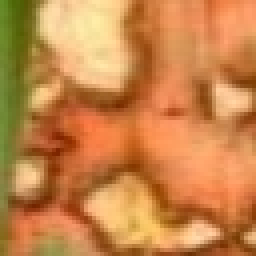
#> input picture Backup/blast_1.JPG, 64 x 64 px (shown 4 times larger); its folder holds only this picture in this run
$ python test.py   (Python 2 division)
#> lines starting #> are read from the running program, lines starting #| are printed output that depends on the picture; after the words box and inside, x2 and y2 are one past the last pixel; in counts of white or black regions, pixels touching at a corner belong together; long printed decimals are rounded
import cv2
import numpy as np
import math
import scipy as sp
import random
import glob
import os
import pandas as pd

def kmeans(histogram):
    for k in range(0,21):
        #print '\niteration',k
        ''' First iteration assign random centroid points '''
        if k == 0:
            cent1 = rand_points[0]
            cent2 = rand_points[1]
        else:
            #print '\n selecting centroid values'
            cent1 = centroid1_avg
            cent2 = centroid2_avg

        #print histogram
        point1_centroid = []
        point2_centroid = []
        w1_centroid = []
        w2_centroid = []
        sum1 = 0
        sum2 = 0
        for i,val in enumerate(histogram):
            ''' computing absolute distance from each of the cluster and assigning it to a particular cluster based on distance'''
            #print '\n\n','i',i,'val',val,'cent1', cent1,'cent2', cent2
            if  abs(i - cent1) <  abs(i - cent2):
                point1_centroid.append(i)
                w1_centroid.append(val)
                sum1 = sum1 + (i * val)

                #print '\nselection 1'
            else:
                point2_centroid.append(i)
                w2_centroid.append(val)
                sum2 = sum2 + (i * val)

                #print '\nselection 2'


        sum_w1 = sum(w1_centroid)
        sum_w2 = sum(w2_centroid)
        if(sum_w1==0):
            sum_w1 = 1
        elif(sum_w2==0):
            sum_w2 = 1

        centroid1_avg = int(sum1)/sum_w1
        centroid2_avg = int(sum2)/sum_w2


        #print '\n\n','sum1',sum1,'sum2',sum2,'cent1', centroid1_avg,'cent2', centroid2_avg
    return [point1_centroid,point2_centroid]


path = "F:\Projects\hhh\dataset\Backup"
image_list = []
image_name = []
color_index = []
width_value =[]
height_value =[]
std_devi=[]
number_contour=[]
os.chdir(path)

for file in glob.glob("*.jpg"):
    image = cv2.imread(file)
#> image is the input picture: shape (64, 64, 3); mean B, G, R 73.4, 133.1, 199.9
    image = cv2.resize(image,(120,120))
#> image: shape (120, 120, 3)
    image_list.append(image)
    print file
    name = str(file)
    n1,n2 = name.split("_")
    print n1
    if(n1=='blast'):
        image_name.append(1)
    elif(n1=='blight'):
        image_name.append(2)
    elif(n1=='brown'):
        image_name.append(3)


    gray = cv2.cvtColor(image,cv2.COLOR_BGR2GRAY)
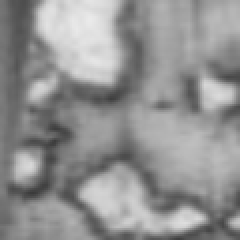
#> gray: shape (120, 120) (shown 2 times larger); min 58, max 234, mean 146.1

    hsv = cv2.cvtColor(image, cv2.COLOR_BGR2HSV)
#> hsv: shape (120, 120, 3); mean H, S, V 15.1, 166.6, 200.6

    h,s,v = cv2.split(hsv)
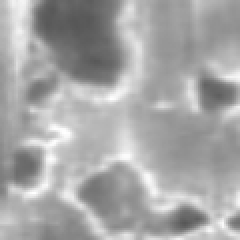
#> s: shape (120, 120) (shown 2 times larger); min 86, max 255, mean 166.6
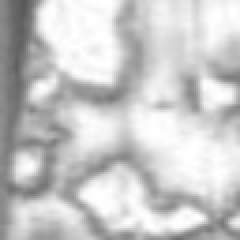
#> v: shape (120, 120) (shown 2 times larger); min 89, max 255, mean 200.6

    #cv2.imshow("Saturation",hsv)

    equ = cv2.equalizeHist(s)
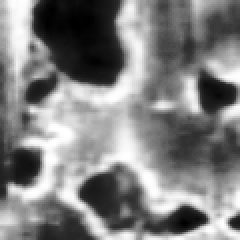
#> equ: shape (120, 120) (shown 2 times larger); min 0, max 255, mean 128.7

    ret, thresh = cv2.threshold(equ,0,255,cv2.THRESH_BINARY_INV+cv2.THRESH_OTSU)
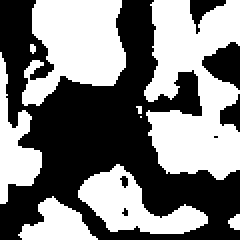
#> thresh: shape (120, 120) (shown 2 times larger); 49.4% white; 9 white regions (3 under 20 px), largest, box (x1, y1, x2, y2) and area: (72, 0, 120, 90) 2952, (11, 0, 63, 53) 1872, (39, 82, 104, 117) 1054, (0, 26, 21, 102) 699, (9, 98, 49, 120) 484, (114, 107, 120, 115) 35
#> ret = 126

#cv2.imshow('ThreshHold',thresh)

    arr = np.asarray(gray)


    kernel = np.ones((3,3), np.uint8)
#opening = cv2.morphologyEx(thresh, cv2.MORPH_GRADIENT, kernel)
    opening = cv2.morphologyEx(thresh, cv2.MORPH_OPEN, kernel, iterations = 3)
#> opening: shape (120, 120); 45.7% white; 7 white regions, largest, box (x1, y1, x2, y2) and area: (16, 0, 63, 43) 1630, (76, 37, 120, 88) 1480, (76, 0, 120, 47) 1326

#cv2.imshow('Opening',opening)


#k-means clustering

    rows,columns = np.shape(arr)
#> rows = 120; columns = 120

    rand_points = [ random.randint(1, 255) for i in range(2)]

    '''finding the histogram of the image to obtain total number of pixels in each level'''

    hist,bins = np.histogram(arr,256,[1,256])
#> hist = 256 values, max 183 at index 160, min 0 at index 0, mean 56.25; bins = 257 values from 1 to 256

#print hist,bins

    centroid1_avg = 0
    centroid2_avg = 0


    res = kmeans(hist)
#> res = 2 items
#print res


    end = np.zeros((rows,columns))

    if (len(res[1]) < len(res[0])):
        for i in range(rows):
            for j in range(columns):

                if (arr[i][j] in res[1]):
                    end[i][j] = int(255)

                else:
                    end[i][j] = int(0)

    elif(len(res[0])<len(res[1])):
        for i in range(rows):
            for j in range(columns):

                if (arr[i][j] in res[0]):
                    end[i][j] = int(255)

                else:
                    end[i][j] = int(0)
#> end: shape (120, 120) float64; 51.3% white; 7 black regions (2 under 20 px), largest, box (x1, y1, x2, y2) and area: (0, 0, 120, 120) 6208, (102, 21, 120, 67) 426, (75, 34, 102, 58) 315, (96, 0, 102, 9) 33, (14, 107, 21, 112) 23


    print end
#> (printed output is left out)

    img = np.uint8(image)

    #cv2.imshow("Segmented",end)


    mask = np.uint8(end)
    w,h,c = img.shape
#> w = 120; h = 120; c = 3


    counts_non = np.count_nonzero(mask)
#> counts_non = 7390
    count_zero = (w*h)-counts_non
#> count_zero = 7010

    if(count_zero < counts_non):
           mask = np.invert(mask)


    masked_area = cv2.bitwise_and(img,img,mask = mask)


    # [10 lines of commented-out code are left out]

    masked_hsv = cv2.cvtColor(masked_area, cv2.COLOR_BGR2HSV)
#> masked_hsv: shape (120, 120, 3); mean H, S, V 7.8, 92.9, 80.7

    mask_green = cv2.inRange(masked_hsv, (36,0,0),(100,255,255))
#> mask_green: shape (120, 120); 2.7% white; 1 white region, box (x1, y1, x2, y2) and area: (0, 0, 9, 75) 391

    inv_mask_green = np.invert(mask_green)
#> inv_mask_green: shape (120, 120); 97.3% white; 1 black region, box (x1, y1, x2, y2) and area: (0, 0, 9, 75) 391

    final_mask = cv2.subtract(mask,mask_green)
#> mask: shape (120, 120); 48.7% white; 7 white regions (2 under 20 px)

    final_area = cv2.bitwise_and(img,img,mask = final_mask)

    #cv2.imshow("Defected Area", final_mask)

    p, hierarchy = cv2.findContours(final_mask, cv2.RETR_EXTERNAL, cv2.CHAIN_APPROX_NONE)
#> p = 7 contours, 3 with area under 20; largest, box (x1, y1, x2, y2) and area: (0, 0, 120, 120) 7077, (102, 21, 120, 67) 367, (75, 34, 102, 58) 272, (96, 0, 102, 9) 22

    try:
        cnt = p[0]
#> cnt = [[27, 111], [28, 112], [29, 111], [28, 111]]
        area = cv2.contourArea(cnt)
#> area = 1
    except:
        pass


    for i in p:
            (x,y),radius = cv2.minEnclosingCircle(i)
            center = (int(x),int(y))
            radius = int(radius)

            for i in p:
                if cv2.contourArea(i) > area:
                    cnt = i

                    area = cv2.contourArea(i)


            cv2.circle(img,center,radius,(0,0,255),1)
            print radius
#> this loop made 7 passes
#> (x, y, radius, center) on passes 4 to 7: (89.2, 47.2, 15, (89, 47)), (117, 43.5, 22, (117, 43)), (98.5, 3.62, 4, (98, 3)), (59.5, 63.66, 81, (59, 63))
#> (x, y, radius) on passes 2 to 3: (17, 109, 3), (109, 66, 0)
#| 1
#| 3
#| 0
#| 15
#| 22
#| 4
#| 81
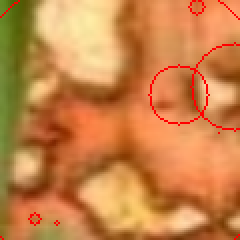
#> img: shape (120, 120, 3) (shown 2 times larger); mean B, G, R 72.1, 130.9, 200.5
#> after the loop, area = 7077; cnt = contour of 658 points, box (x1, y1, x2, y2) (0, 0, 120, 120), area 7077


    x1,y1,w1,h1 = cv2.boundingRect(cnt)
#> x1 = 0; y1 = 0; w1 = 120; h1 = 120
    width_value.append(w1)
    height_value.append(h1)

    print w1,h1
#| 120 120

    croped = final_area[y1:y1+h1, x1:x1+w1]

    re_croped1 = cv2.resize(croped,(250,250))
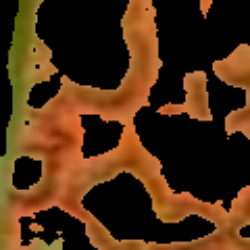
#> re_croped1: shape (250, 250, 3); mean B, G, R 19.5, 46.1, 77
    re_croped2 = cv2.resize(croped,(250,250))

    #cv2.imshow("ReCropped",re_croped)


    np.seterr(divide='ignore', invalid='ignore')
    average = np.true_divide(croped.sum(1),(croped!=0).sum(1))
#> average = 120 rows, first 8: [41.93, 108.7, 164.2], [40.96, 107.6, 164.2], [40, 106.6, 163], [41.32, 107.9, 165.3], [39.15, 106.5, 163.5], [40.74, 108.2, 165.1], [38, 106.5, 160.3], [38.74, 107.9, 159.1]

    mean = np.mean(average)
#> mean = 103.3
    color_index.append(mean)

    print mean
#| 103.342

    std=np.nanstd(np.where(np.isclose(re_croped2,0), np.nan, re_croped2))
#> std = 56.53

    print std
#| 56.533

    std_devi.append(std)

    #cv2.imshow("Image",img)
    cv2.waitKey(0)

    cv2.destroyAllWindows


df = pd.DataFrame()
col1 = pd.Series(color_index)
df.insert(loc=0,column='mean',value=col1)

col2 = pd.Series(width_value)
df.insert(loc=1,column='width',value=col2)

col3 = pd.Series(height_value)
df.insert(loc=2,column='height',value = col3)

col4 = pd.Series(std_devi)
df.insert(loc=3,column='std deviation',value = col4)

col5 = pd.Series(image_name)
df.insert(loc=4,column='type',value=col5)
print df
df.to_csv('train.csv')

$ run again, on Backup/blast_13.JPG
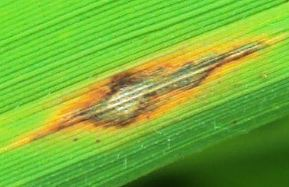
#> input picture Backup/blast_13.JPG, 289 x 187 px
#> image is the input picture: shape (187, 289, 3); mean B, G, R 53.5, 177.8, 121.4
#> image: shape (120, 120, 3)
#> hsv: shape (120, 120, 3); mean H, S, V 43.2, 182.2, 183
#> thresh: shape (120, 120); 50.4% white; 124 black regions (111 under 20 px), largest, box (x1, y1, x2, y2) and area: (0, 0, 115, 114) 1840, (50, 67, 120, 120) 1810, (0, 0, 91, 54) 1737
#> ret = 128
#> opening: shape (120, 120); 14% white; 8 white regions, largest, box (x1, y1, x2, y2) and area: (32, 33, 94, 80) 1171, (54, 77, 83, 105) 431, (27, 104, 45, 120) 154
#> hist = 256 values, max 299 at index 173, min 0 at index 0, mean 56.25; bins = 257 values from 1 to 256
#> res = 2 items
#> (printed output is left out)
#> masked_hsv: shape (120, 120, 3); mean H, S, V 13.7, 55.3, 35.8
#> mask_green: shape (120, 120); 25.7% white; 42 white regions (41 under 20 px), largest, box (x1, y1, x2, y2) and area: (10, 50, 120, 120) 3629
#> final_mask: shape (120, 120); 3.3% white in thin lines or dots, all inside (x1, y1, x2, y2) = (14, 31, 107, 90)
#> p = 27 contours, 24 with area under 20; largest, box (x1, y1, x2, y2) and area: (23, 66, 62, 84) 112, (43, 45, 59, 64) 100, (77, 31, 107, 58) 55
#> `cnt = p[0]`: cnt = [[14, 89]]
#> `area = cv2.contourArea(cnt)`: area = 0
#> the loop `for i in p:` made 27 passes
#> (x, y, radius) on passes 1, 2, 3, 5, 12, 14, 18, 19: (14, 89, 0), (61, 75, 0), (46, 73, 0), (38, 70, 0), (61, 64, 0), (66, 57, 0), (79, 49, 0), (62, 48, 0)
#> (printed output is left out)
#> after the loop `for i in p:`:
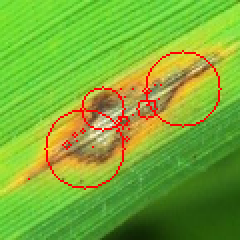
#> img: shape (120, 120, 3) (shown 2 times larger); mean B, G, R 51.6, 173.4, 123.3
#> after the loop `for i in p:`: area = 111.5; cnt = contour of 107 points, box (x1, y1, x2, y2) (23, 66, 62, 84), area 112
#> x1 = 23; y1 = 66; w1 = 39; h1 = 18
#| 39 18
#> `re_croped1 = cv2.resize(croped,(250,250))`:
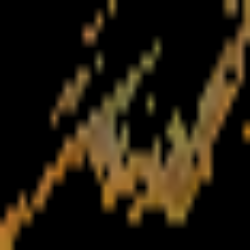
#> re_croped1: shape (250, 250, 3); mean of channels 0, 1, 2 12.9, 27.2, 35.8; drawn as B, G, R
#> average = 18 rows, first 8: [54.25, 114.5, 144.2], [51.5, 112.5, 151.5], [62.5, 112.2, 157.5], [51, 102, 128.8], [58.29, 110.7, 132.3], [59.43, 113.3, 139], [59.09, 110, 133.4], [56.23, 109.2, 131.7]
#> mean = 101.6
#| 101.555
#> std = 43.65
#| 43.650
